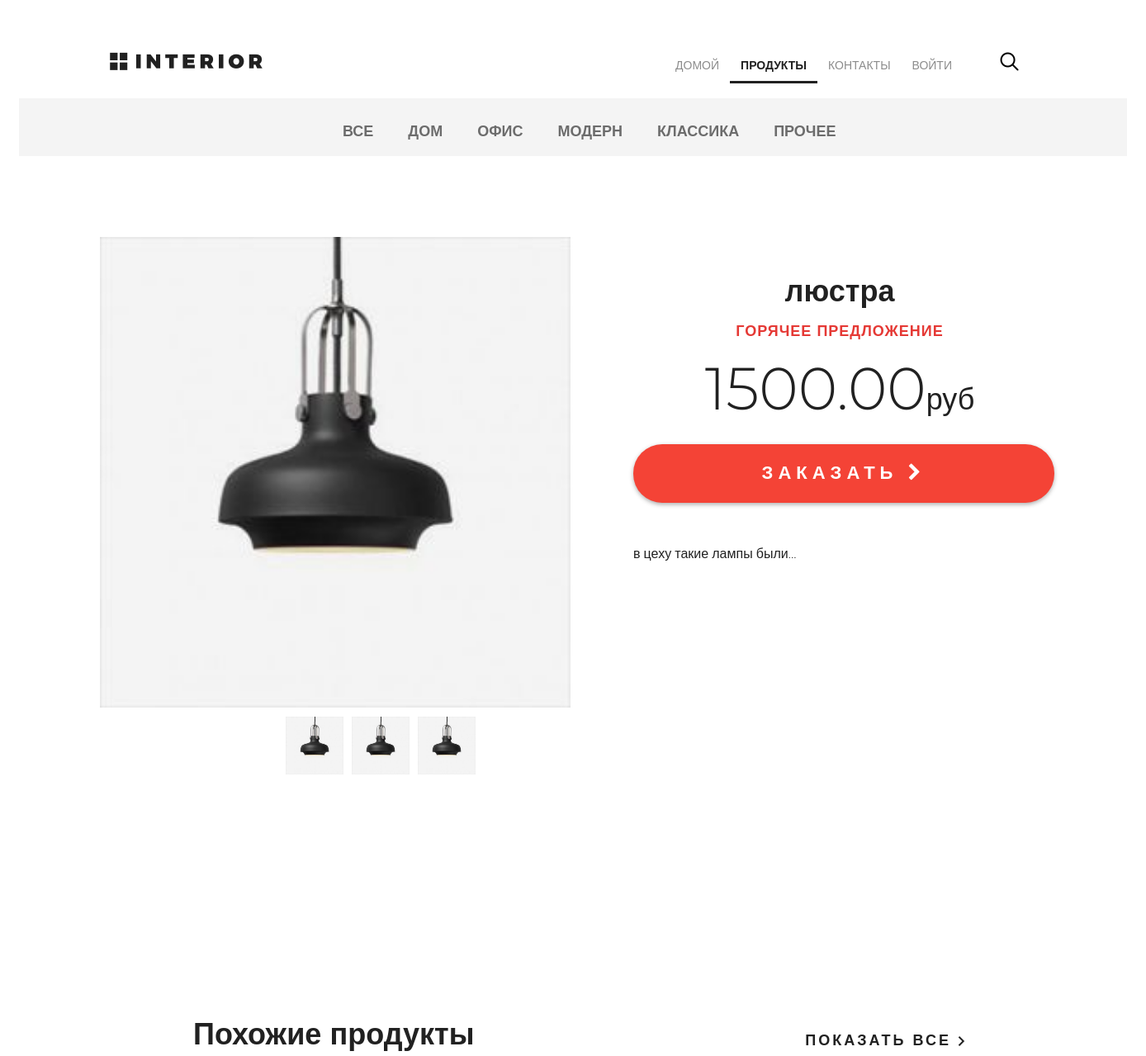
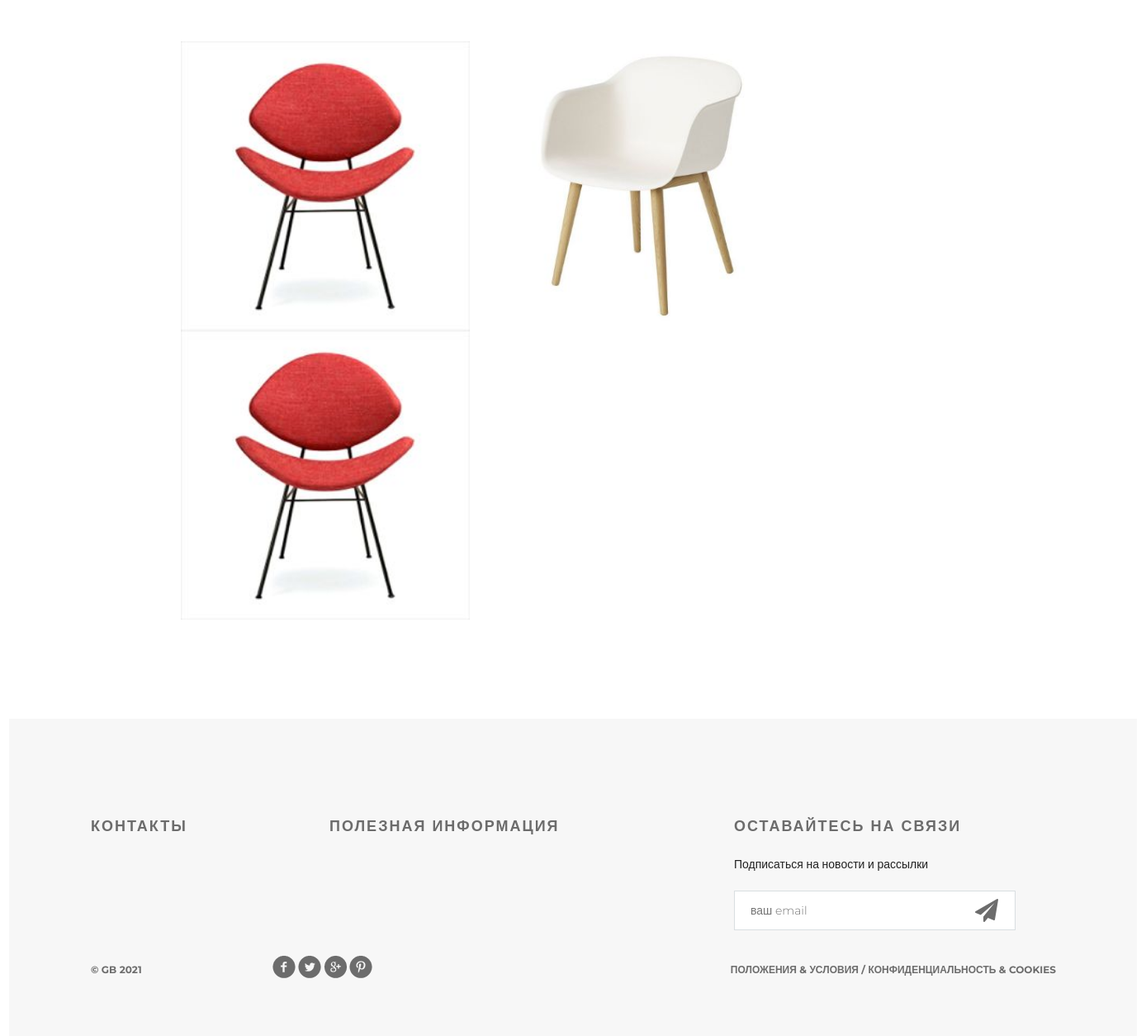
Before: /products/ with the older database file (2 pictures, top to bottom).
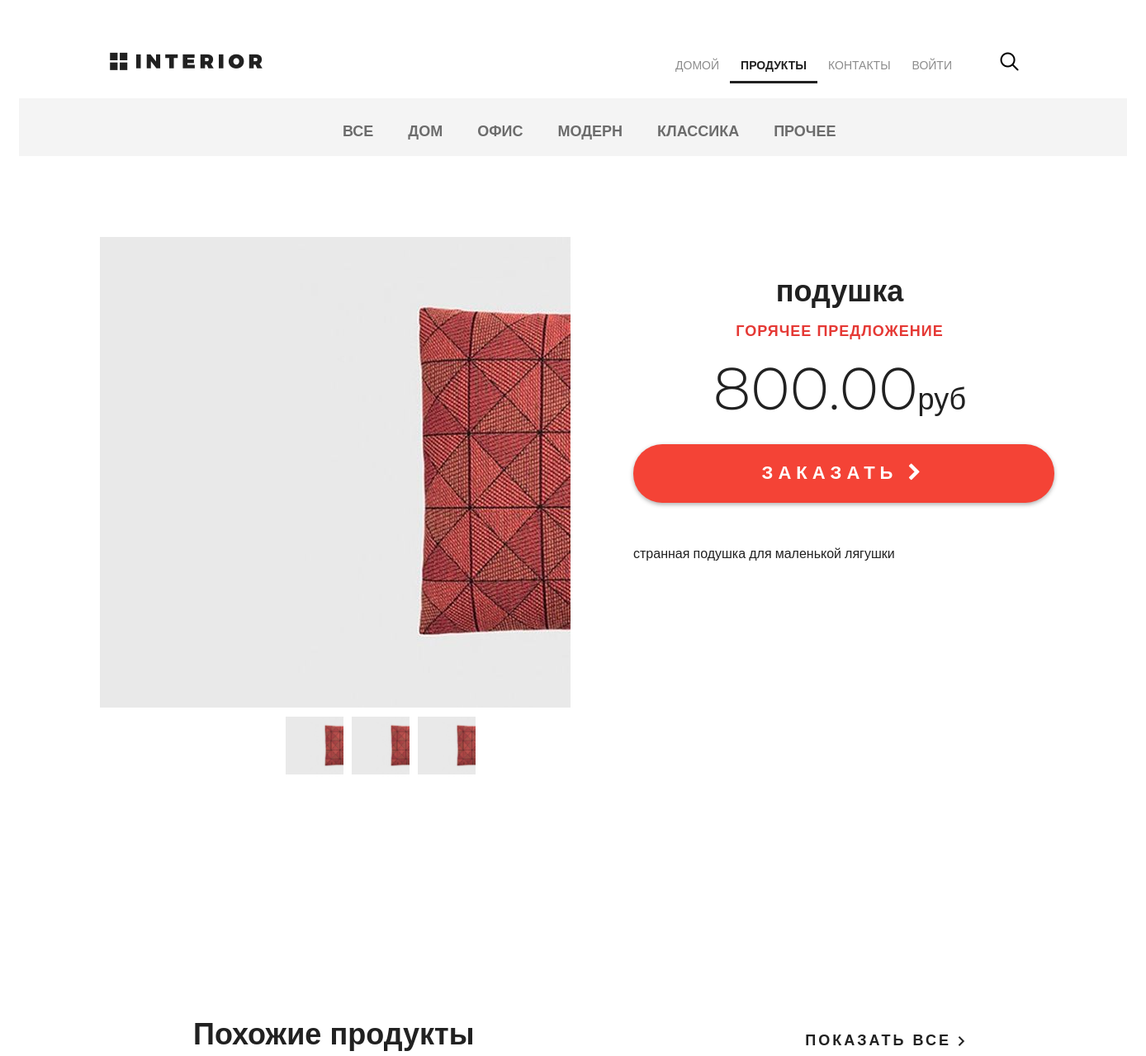
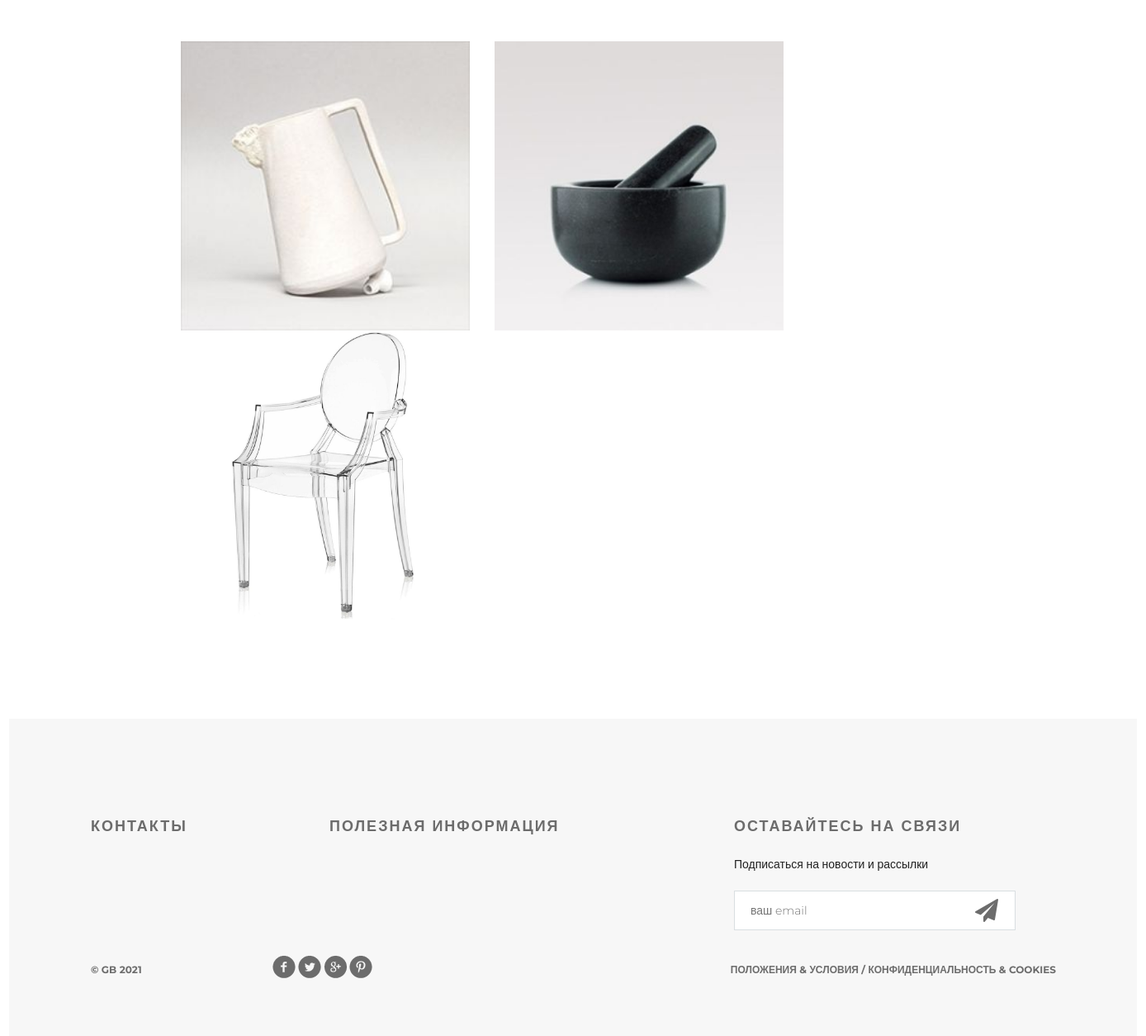
After: the same page with the newer database file (2 pictures, top to bottom).
### mainapp/models.py (models this page shows, shortened)
class ProductCategory(models.Model):
    name = models.CharField(
        verbose_name='имя',
        max_length=64,
        unique=True,
    )
    description = models.TextField(
        verbose_name='описание',
        blank=True,
    )
    is_active = models.BooleanField(
        verbose_name='активна',
        default=True
    )
    created = models.DateTimeField(auto_now_add=True)
    updated = models.DateTimeField(auto_now=True)
    class Meta:
        verbose_name = 'категория'
        verbose_name_plural = 'категории'

class Product(models.Model):
    category = models.ForeignKey(
        ProductCategory,
        on_delete=models.CASCADE,
        verbose_name='категория',
    )
    name = models.CharField(
        verbose_name='название продукта',
        max_length=128,
    )
    short_desc = models.CharField(
        max_length=256,
        blank=True,
        verbose_name='краткое описание',
    )
    image = models.ImageField(
        upload_to='products_images',
        blank=True,
    )
    description = models.TextField(
        verbose_name='описание',
        blank=True,
    )
    price = models.DecimalField(
        verbose_name='цена',
        max_digits=8,
        decimal_places=2,
        default=0,
    )
    quantity = models.PositiveIntegerField(
        verbose_name='количество на складе',
        default=0,
    )
    is_active = models.BooleanField(
        verbose_name='активна',
        default=True
    )
    class Meta:
        verbose_name = 'товар'
        verbose_name_plural = 'товары'

### mainapp/views.py (the view)
# urls.py: path('products/', include('mainapp.urls', namespace='products'), name='products'),
@cache_page(3600)
def products(request, pk=None, page=1):
    title = 'продукты'
    links_menu = get_links_menu()
    hot_product = get_hot_product()
    same_products = get_same_products(hot_product)
    if pk is not None:
        if pk == 0:
            category = {'name': 'все', 'pk': pk}
            products = get_products()
        else:
            category = get_category(pk)
            products = get_products_in_category_orederd_by_price(pk)
    else:
        pk = 0
        category = ''
        products = ''
    paginator = Paginator(products, 3)
    try:
        products_paginator = paginator.page(page)
    except PageNotAnInteger:
        products_paginator = paginator.page(1)
    except EmptyPage:
        products_paginator = paginator.page(paginator.num_pages)
    context = {
        'title': title,
        'links_menu': links_menu,
        'category': category,
        'category_id': pk,
        'hot_product': hot_product,
        'related_products': same_products,
        'products': products_paginator,
    }
    return render(request, 'mainapp/products.html', context)

### adminapp/templatetags/my_tags.py (called while the page is built)
def media_folder_products(string):
    if not string:
        string = 'products_images/default.jpg'
    elif string.name.find(':') != -1:
        return string
    return f'{settings.MEDIA_URL}{string}'

### mainapp/context_processors.py (called while the page is built)
def basket(request):
   basket = []
   if request.user.is_authenticated:
       basket = Basket.objects.filter(user=request.user)
   return {
       'basket': basket,
   }

### mainapp/views.py (called while the page is built)
def get_links_menu():
    if settings.LOW_CACHE:
        key = 'links_menu'
        links_menu = cache.get(key)
        if links_menu is None:
            links_menu = ProductCategory.objects.filter(is_active=True)     # Считаем все категории из справочника ("все" сформируем в HTML)
            cache.set(key, links_menu)
        return links_menu
    else:
        return ProductCategory.objects.filter(is_active=True)       # Считаем все категории из справочника ("все" сформируем в HTML)

def get_products():
    if settings.LOW_CACHE:
        key = 'products'
        products = cache.get(key)
        if products is None:
            products = Product.objects.filter(is_active=True, category__is_active=True).select_related('category').order_by('name')
            cache.set(key, products)
        return products
    else:
        return Product.objects.filter(is_active=True, category__is_active=True).select_related('category').order_by('name')

def get_products_in_category_orederd_by_price(pk):
    if settings.LOW_CACHE:
        key = f'products_in_category_orederd_by_price_{pk}'
        products = cache.get(key)
        if products is None:
            products = Product.objects.filter(category__pk=pk, is_active=True, category__is_active=True).order_by('price')
            cache.set(key, products)
        return products
    else:
        return Product.objects.filter(category__pk=pk, is_active=True, category__is_active=True).order_by('price')

def get_hot_product():
    products = get_products()
    return random.sample(list(products), 1)[0]

def get_same_products(hot_product):
    same_products = get_products_in_category_orederd_by_price(hot_product.category_id).exclude(pk=hot_product.pk)[:3]
    return same_products

### mainapp/templates/mainapp/products.html (shortened to what this page needs)
{% extends 'geekshop/base.html' %}
{% load static %}
{% load my_tags %}
{% block content %}
{% include 'geekshop/includes/inc_main_menu.html' %}
<div class="details">
    {% include 'mainapp/includes/inc_categories_menu.html' %}
    <div class="details-products">
        <div class="details-slider">
            <div class="slider-product">
                <img src="{{ hot_product.image|media_folder_products }}" style="width: 100%">
            </div>
            <div class="slider-control">
                <div class="block">
                    <a href="#"><img src="{{ hot_product.image|media_folder_products }}" alt="" style="width: 100%">
                    </a>
                </div>
                <div class="block">
                    <a href="#"><img src="{{ hot_product.image|media_folder_products }}" alt="" style="width: 100%">
                    </a>
                </div>
                <div class="block">
                    <a href="#"><img src="{{ hot_product.image|media_folder_products }}" alt="" style="width: 100%">
                    </a>
                </div>
            </div>
        </div>
        <div class="description">
            <h3 class="big-bold">{{ hot_product.name }}</h3>
            <h3 class="red">горячее предложение</h3>
            <p class="price">{{ hot_product.price }}<span>руб</span></p>
            <a href="{% url 'basket:add' hot_product.pk %}" class="red-button">
                заказать <i class="fa fa-chevron-right" aria-hidden="true"></i>
            </a>
            <div class="description-text">
                <p>{{ hot_product.description }}</p>
            </div>
        </div>
    </div>
    <div class="featured mt-5 products_list" style="margin-top: 50px;">
        <div class="related">
            <div class="title clearfix">
                <h2>Похожие продукты</h2>
                <a class="explore" href="#">показать все <img src="/static/geekshop/img/arrow.png" alt=""></a>
            </div>
            <div class="related-products clearfix">
                {% for product_rel in related_products %}
                <div class="block">
                    <a href="{% url 'products:product' product_rel.pk %}"><img src="/media/{{ product_rel.image }}"
                                                                               style="width: -webkit-fill-available"
                                                                               alt="">
                    </a>
                </div>
                {% endfor %}
            </div>
        </div>
    </div>
</div>
{% endblock %}

### geekshop/templates/geekshop/base.html (shortened to what this page needs)
{% load static %}
{% load my_tags %}
<!DOCTYPE html>
<html>
<head>
	<link href="https://cdn.jsdelivr.net/npm/bootstrap@5.0.0-beta3/dist/css/bootstrap.min.css" rel="stylesheet">
	<link rel="stylesheet" type="text/css" href="{% static 'geekshop/style.css' %}">
	<link rel="stylesheet" href="{% static 'geekshop/fonts/font-awesome/css/font-awesome.css' %}">
</head>
<body>
	<div class="container">
        {% block content %}
        {% endblock %}
		<div class="clr"></div>
	</div>
    {% include 'geekshop/includes/inc_footer.html' %}
</body>
</html>

### geekshop/templates/geekshop/includes/inc_main_menu.html (shortened to what this page needs)
{% load my_tags %}
<div class="container">
    <div class="hero-white">
        <div class="header clearfix">
            <a href="/" class="logo"></a>
            <ul class="menu" style="display: flex; align-items: baseline;">
                <li><a href="/" class="{% if request.resolver_match.view_name == 'index' %}active{% endif %}">домой</a>
                </li>
                <li><a href="{% url 'products:index' %}"
                       class="{% if request.resolver_match.view_name == 'products:index' %}active{% endif %}">продукты</a>
                </li>
                <li><a href="{% url 'contacts' %}"
                       class="{% if request.resolver_match.view_name == 'contacts' %}active{% endif %}">контакты</a>
                </li>
                <li>
                    {% if user.is_authenticated %}
                    <a href="{% url 'auth:logout' %}">выйти</a>
                    {% else %}
                    <a href="{% url 'auth:login' %}">войти</a>
                    {% endif %}
                </li>
            </ul>
            <a href="#" class="search"></a>
        </div>
    </div>
</div>

### mainapp/templates/mainapp/includes/inc_categories_menu.html (shortened to what this page needs)
<div class="links clearfix">
    <ul class="links-menu">
        <li>
            <a href="{% url 'products:category' 0 %}" class="">
                Все
            </a>
        </li>
        {% for link in links_menu %}
        <li>
            <a href="{% url 'products:category' link.pk %}"
               class="">{{ link.name }}
            </a>
        </li>
        {% endfor %}
    </ul>
</div>

### geekshop/templates/geekshop/includes/inc_footer.html
<div class="footer">
    <div class="clearfix">
        <div class="text-footer">
            <h3>контакты</h3>
        </div>
        <div class="text-footer">
            <h3>полезная информация</h3>
        </div>
        <div class="text-footer clearfix">
            <h3>Оставайтесь на связи</h3>
            <p>Подписаться на новости и рассылки</p>
            <form>
                <input type="email" name="email" placeholder="ваш email">
                <a href="#"><i class="fa fa-paper-plane fa-2x" aria-hidden="true"></i></a>
            </form>
        </div>
    </div>
    <p class="small">&copy; GB {% now "Y" %}</p>
    <div class="social">
        <a href="#" class="social1"></a>
        <a href="#" class="social2"></a>
        <a href="#" class="social3"></a>
        <a href="#" class="social4"></a>
    </div>
    <p class="small">Положения &amp; Условия  /  Конфиденциальность &amp; Cookies</p>
</div>

Changed rows visible on the page:
removed Product: image|media_folder_products (picture), name "люстра", price "1500.00", description "в цеху такие лампы были…"
removed Product: image (picture)
removed Product: image (picture)
removed Product: image (picture)
added Product: image|media_folder_products (picture), name "подушка", price "800.00", description "странная подушка для маленькой лягушки"
added Product: image (picture)
added Product: image (picture)
added Product: image (picture)
